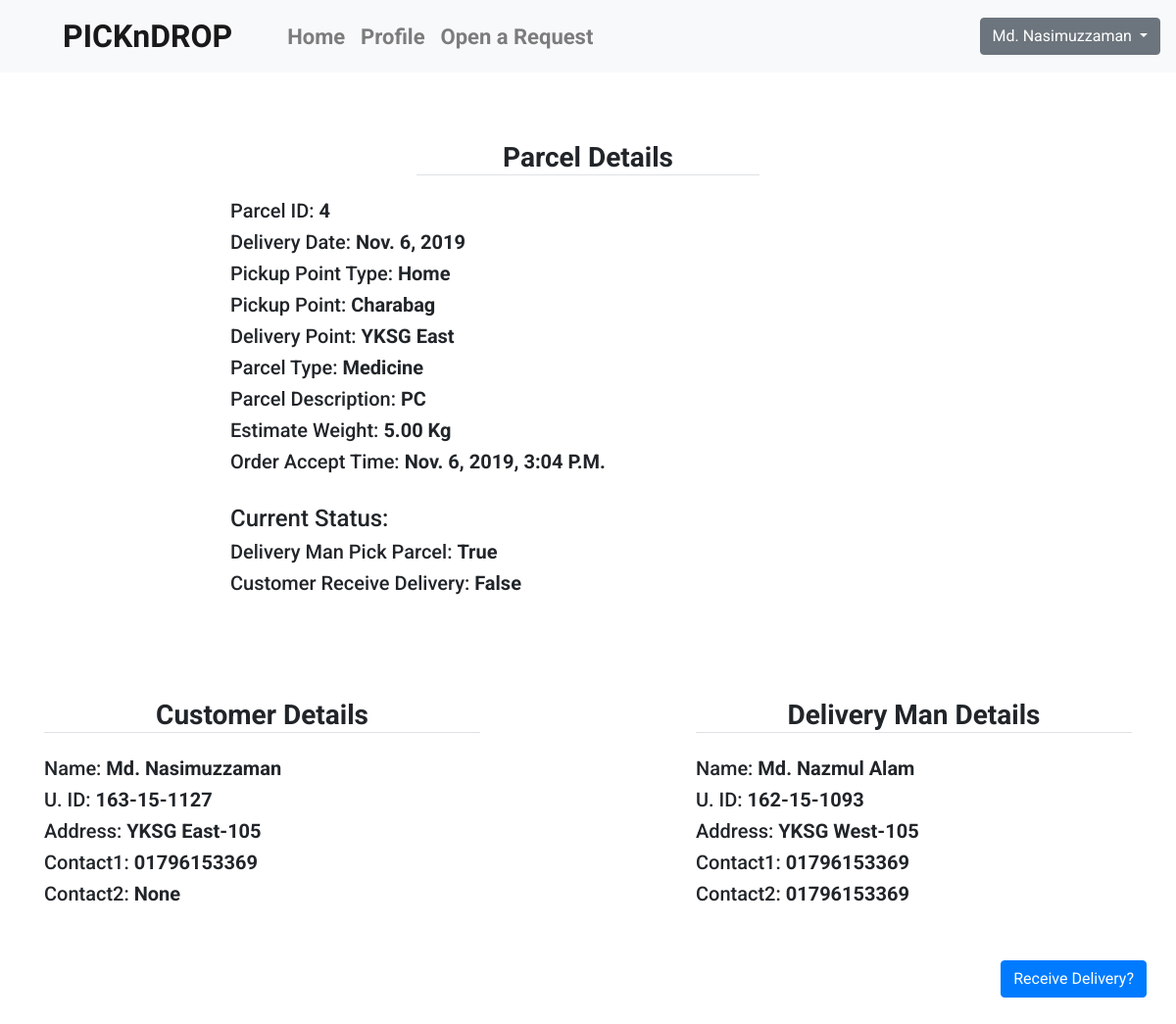
The app's page /deliver-details/2/ (signed in) with its own data.
### deliverytrack/models.py (models this page shows, shortened)
class AcceptOrderRequest(models.Model):
    deliveryMan = models.ForeignKey(ProfileEdit, on_delete=models.CASCADE)
    orderDetails = models.OneToOneField(PostOrderRequest, on_delete=models.CASCADE, null=True)
    acceptTime = models.DateTimeField(auto_now=True)
    delivered = models.BooleanField(default=False)
    deliveryTime = models.DateTimeField(null=True, blank=True)
    pickParcel = models.BooleanField()
    getDelivery = models.BooleanField()

### ordertrack/models.py (models this page shows, shortened)
class PostOrderRequest(models.Model):
    author = models.ForeignKey(ProfileEdit, on_delete=models.CASCADE)
    pickupPointType = models.CharField(max_length=50, choices=c.CHOICES_PickupPointType)
    pickupPoint = models.CharField(max_length=105, choices=c.CHOICES_PickupPoint)
    pickupPointDescription = models.CharField(max_length=2055)
    deliveryPoint = models.CharField(max_length=255, choices=c.CHOICES_HallName)
    parcelType = models.CharField(max_length=255, choices=c.CHOICES_ParcelType)
    parcelDescription = models.CharField(max_length=2055)
    weight = models.DecimalField(decimal_places=2, max_digits=4)
    deliveryDate = models.DateField(help_text="Format: '%Y-%m-%d' i.e. 2006-10-25")
    postDate = models.DateTimeField()
    accepted = models.BooleanField(default=False)
    deliveryCost = models.IntegerField(null=True)

### userprofile/models.py (models this page shows, shortened)
class ProfileEdit(models.Model):
    displayPicture = models.ImageField(upload_to='dp')
    hallName = models.CharField(max_length=1055, choices=c.CHOICES_HallName)
    roomNumber = models.CharField(max_length=3)
    contact1 = models.CharField(max_length=11)
    contact2 = models.CharField(max_length=11, null=True, blank=True)
    profileAuthor = models.OneToOneField(User, on_delete=models.CASCADE)

### deliverytrack/views.py (the view, shortened to what this page needs)
# urls.py: path('<int:d_id>/', dv.delivery_details_view, name='deliver-details')
@login_required
def delivery_details_view(request, d_id):
    obj = get_object_or_404(AcceptOrderRequest, id=d_id)
    context = {
        'obj': obj
    }
    return render(request, 'delivery_details.html', context)

### deliverytrack/templates/delivery_details.html (shortened to what this page needs)
{% extends 'base.html' %}
{% load static %}
{% block core %}
    {% if obj.orderDetails.author.profileAuthor == user or obj.deliveryMan.profileAuthor == user %}
        <div class="container ">
            <div class="row justify-content-center">
                <div class="col-8 col-md-4 col-sm-6">
                    <h3 class="border-bottom mb-4 mt-5 text-center font-weight-bold">Parcel Details</h3>
                </div>
            </div>
            <div class="row justify-content-center text-capitalize">
                <div class="col-10 col-md-8">
                    <h5>Parcel ID: <strong>{{ obj.orderDetails.id }}</strong></h5>
                    <h5>Delivery Date: <strong>{{ obj.orderDetails.deliveryDate }}</strong></h5>
                    <h5>Pickup Point Type: <strong>{{ obj.orderDetails.pickupPointType }}</strong></h5>
                    <h5>Pickup Point: <strong>{{ obj.orderDetails.pickupPoint }}</strong></h5>
                    <h5>Delivery Point: <strong>{{ obj.orderDetails.deliveryPoint }}</strong></h5>
                    <h5>Parcel Type: <strong>{{ obj.orderDetails.parcelType }}</strong></h5>
                    <h5>Parcel Description: <strong>{{ obj.orderDetails.parcelDescription }}</strong></h5>
                    <h5>Estimate Weight: <strong>{{ obj.orderDetails.weight }} kg</strong></h5>
                    <h5>Order Accept Time: <strong>{{ obj.acceptTime }}</strong></h5>
                    <br>
                    <h4>Current Status:</h4>
                    <h5>Delivery Man Pick Parcel: <strong>{{ obj.pickParcel }}</strong></h5>
                    <h5>Customer Receive Delivery: <strong>{{ obj.getDelivery }}</strong></h5>
                </div>
            </div>
            <div style="padding-top: 50px;"></div>
            <div class="row">
                <div class="col-5 ">
                    <h3 class="border-bottom mb-4 mt-5 text-center font-weight-bold">Customer Details</h3>
                </div>
                <div class="col-2"></div>
                <div class="col-5">
                    <h3 class="border-bottom mb-4 mt-5 text-center font-weight-bold">Delivery Man Details</h3>
                </div>
            </div>
            <div class="row text-capitalize">
                <div class="col-5 ">
                    <h5>Name: <strong>{{ obj.orderDetails.author.profileAuthor.first_name }}</strong></h5>
                    <h5>U. ID: <strong>{{ obj.orderDetails.author.profileAuthor.username }}</strong></h5>
                    <h5>Address: <strong>{{ obj.orderDetails.author.hallName }}-{{ obj.orderDetails.author.roomNumber }}</strong></h5>
                    <h5>Contact1: <strong>{{ obj.orderDetails.author.contact1 }}</strong></h5>
                    <h5>Contact2: <strong>{{ obj.orderDetails.author.contact2 }}</strong></h5>
                </div>
                <div class="col-2"></div>
                <div class="col-5 ">
                    <h5>Name: <strong>{{ obj.deliveryMan.profileAuthor.first_name }}</strong></h5>
                    <h5>U. ID: <strong>{{ obj.deliveryMan.profileAuthor.username }}</strong></h5>
                    <h5>Address: <strong>{{ obj.deliveryMan.hallName }}-{{ obj.deliveryMan.roomNumber }}</strong></h5>
                    <h5>Contact1: <strong>{{ obj.deliveryMan.contact1 }}</strong></h5>
                    <h5>Contact2: <strong>{{ obj.deliveryMan.contact2 }}</strong></h5>
                </div>
            </div>
            <div class="row mt-5 float-right">
                <form action="." method="post">
                    {% if user == obj.orderDetails.author.profileAuthor %}
                        {% if obj.getDelivery %}
                            <button class="btn btn-primary" type="button">Received Delivery</button>
                        {% else %}
                            <button class="btn btn-primary" type="button" data-toggle="modal" data-target="#parcel">Receive Delivery?</button>
                        {% endif %}
                    {% else %}
                        {% if obj.pickParcel %}
                            <button class="btn btn-primary" type="button">Picked Parcel</button>
                        {% else %}
                            <button class="btn btn-primary" type="button" data-toggle="modal" data-target="#parcel">Pick Parcel?</button>
                        {% endif %}
                    {% endif %}
                </form>
            </div>
        </div>
        <div style="padding-top: 300px;"> <h1></h1></div>
    {% else %}
        <h1>Not Authorized! </h1>
    {% endif %}
{% endblock %}

### templates/base.html (shortened to what this page needs)
{% load static %}
<!doctype html>
<html lang="en">
  <head>
    <link rel="stylesheet" href="https://stackpath.bootstrapcdn.com/bootstrap/4.3.1/css/bootstrap.min.css" >
      <link rel="stylesheet" href="{% static 'css/style.css' %}">
  </head>
  <body>
    <nav class="navbar navbar-expand-lg navbar-light bg-light fixed-top" style="background-color: #e3f2fd;">
        <a class="navbar-brand mr-5 ml-5 fon" href="{% url 'home' %}">PICKnDROP</a>
      <div class="collapse navbar-collapse " id="navbarText">
        <ul class="navbar-nav mr-auto">
          <li class="nav-item">
            <a class="nav-link" href="{% url 'home' %}">Home <span class="sr-only">(current)</span></a>
          </li>
          <li class="nav-item">
              {% if user.is_authenticated %}
                  <a class="nav-link" href="../../../../profile/{{ user.username }}/">Profile</a>
              {% else %}
                  <a class="nav-link" href="{% url 'login' %}">Profile</a>
              {% endif %}
          </li>
          <li class="nav-item">
            <a class="nav-link" href="{% url 'request-form' %}">Open a Request</a>
          </li>
        </ul>
        <span class="navbar-text">
            {% if user.is_authenticated %}
                <div class="dropdown">
                  <button class="btn btn-secondary dropdown-toggle" type="button" id="dropdownMenuButton" data-toggle="dropdown" aria-haspopup="true" aria-expanded="false">
                      {{ user.first_name }}
                  </button>
                </div>
            {% else %}
                <a href="{% url 'login' %}" class="btn btn-secondary" >Login</a>
            {% endif %}
        </span>
      </div>
    </nav>
    <div  style="padding-top: 6em;"></div>
    {% block core %}
    {% endblock %}
  </body>
</html>

### static/css/style.css (style rules this page uses)
body { font-family: 'Roboto', sans-serif; width: 100%; }
h3 { font-weight: bold; }
ul li a { font-size: 22px; font-weight: bold; }
.fon { font-family: 'Staatliches', cursive; !important; font-weight: bold; font-size: 2em; }

### records on screen
AcceptOrderRequest: orderDetails.id "4", orderDetails.deliveryDate "Nov. 6, 2019", orderDetails.pickupPointType "Home", orderDetails.pickupPoint "Charabag", orderDetails.deliveryPoint "YKSG East", orderDetails.parcelType "Medicine", orderDetails.parcelDescription "PC", orderDetails.weight "5.00", acceptTime "Nov. 6, 2019, 3:04 P.m.", pickParcel "True", getDelivery "False", orderDetails.author.profileAuthor.first_name "Md. Nasimuzzaman", orderDetails.author.profileAuthor.username "163-15-1127", orderDetails.author.hallName "YKSG East", orderDetails.author.roomNumber "105", orderDetails.author.contact1 "01796153369", orderDetails.author.contact2 "None", deliveryMan.profileAuthor.first_name "Md. Nazmul Alam", deliveryMan.profileAuthor.username "162-15-1093", deliveryMan.hallName "YKSG West", deliveryMan.roomNumber "105", deliveryMan.contact1 "01796153369", deliveryMan.contact2 "01796153369"

### other values on screen
{{ user.first_name }} "Md. Nasimuzzaman"
